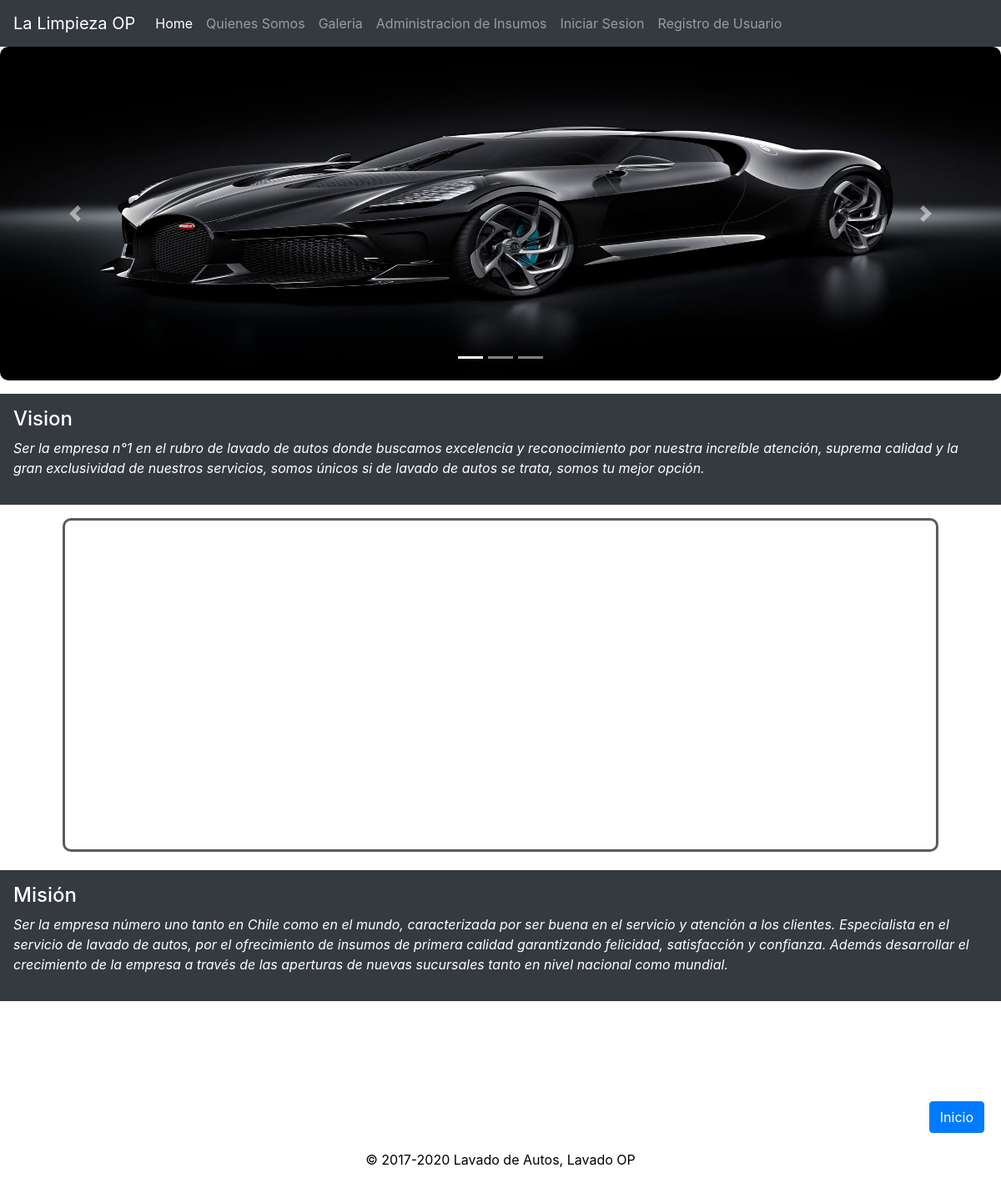
The app's page /Quienes_Somos/ with its own data.
### LavadoAutos/models.py (models this page shows, shortened)
class Slider(models.Model):
    cod = models.IntegerField(primary_key=True)
    imagen = models.ImageField(upload_to='Slider')

class Vision(models.Model):
    name        = models.CharField(max_length=20, primary_key=True)
    descripcion = models.TextField()

class Mision(models.Model):
    name        = models.CharField(max_length=20, primary_key=True)
    descripcion = models.TextField()

### LavadoAutos/views.py (the view)
# urls.py: path('Quienes_Somos/',quienesSomos,name='QUIEN'),
def quienesSomos(request):
    mision = Mision.objects.first()
    vision = Vision.objects.first()
    sliderFirst = Slider.objects.first()
    sliderLast  = Slider.objects.last()
    slider = Slider.objects.all()
    return render(request, 'core/Quienes_somos.html', {'slider':slider, 'first':sliderFirst, 'last':sliderLast, 'mision':mision, 'vision':vision})

### LavadoAutos/templates/core/Quienes_somos.html
{% extends "core/base.html" %}
{% load static %}
{% block container %}
<div class="container-fluido p-3 my-3 bg-dark text-white">
    <h4>Vision</h4>
    <p class="font-italic">{{vision.descripcion}}</p>
</div>
<div class="mapa">
    <iframe
        src="https://www.google.com/maps/embed?pb=!1m18!1m12!1m3!1d829.726338544256!2d-70.74029317082203!3d-33.71139788320399!2m3!1f0!2f0!3f0!3m2!1i1024!2i768!4f13.1!3m3!1m2!1s0x0%3A0x0!2zMzPCsDQyJzQxLjAiUyA3MMKwNDQnMjMuMSJX!5e0!3m2!1ses-419!2scl!4v1603228582301!5m2!1ses-419!2scl"
        width="89%" height="400" frameborder="0" style="border:solid rgb(94, 90, 90); border-radius: 10px;"
        allowfullscreen="" aria-hidden="false" tabindex="0"></iframe>
</div>
<div>
    <div class="container-fluido p-3 my-3 bg-dark text-white">
        <h4>Misión</h3>
            <p class="font-italic">{{mision.descripcion}}</p>
    </div>
</div>
{% endblock container %}

### LavadoAutos/templates/core/base.html (shortened to what this page needs)
<!DOCTYPE html>
<html lang="es">
{% load static %}
<head>
    <link rel="stylesheet" href="{% static 'css/estolo.css' %}">
    <link rel="stylesheet" href="https://cdn.jsdelivr.net/npm/bootstrap@4.5.3/dist/css/bootstrap.min.css"
>
</head>
<body>
    <nav class="navbar navbar-expand-lg navbar-dark bg-dark">
        <a class="navbar-brand" href="{% url 'INDEX' %}">La Limpieza OP</a>
        <div class="collapse navbar-collapse" id="navbarNav">
            <ul class="navbar-nav">
                <li class="nav-item active">
                    <a class="nav-link" href="{% url 'INDEX' %}">Home <span class="sr-only">(current)</span></a>
                </li>
                <li class="nav-item">
                    <a class="nav-link" href="{% url 'QUIEN' %}">Quienes Somos</a>
                </li>
                <li class="nav-item">
                    <a class="nav-link" href="{% url 'GALE' %}">Galeria</a>
                </li>
                <li class="nav-item">
                    <a class="nav-link" href="{% url 'ADMI' %}">Administracion de Insumos</a>
                </li>
                {% if user.is_authenticated %}
                <div class="form-inline mt-2 mt-md-0">
                    <li class="nav-item">
                        <a class="nav-link" href="{% url 'LOGOUT' %}">Cerrar Sesion</a>
                    </li>
                    <li class="nav-item">
                        <a class="nav-link" href="">Bienvenido {{user.first_name}} {{user.last_name}}</a>
                    </li>
                    {% else %}
                    <li class="nav-item">
                        <a class="nav-link" href="{% url 'LOGI' %}">Iniciar Sesion</a>
                    </li>
                    <li class="nav-item">
                        <a class="nav-link" href="{% url 'REGI' %}">Registro de Usuario</a>
                    </li>
                </div>
                {% endif %}
    </nav>
    <div id="carouselExampleIndicators" class="carousel slide" data-ride="carousel">
        <ol class="carousel-indicators">
            <li data-target="#carouselExampleIndicators" data-slide-to="0" class="active"></li>
            <li data-target="#carouselExampleIndicators" data-slide-to="1"></li>
            <li data-target="#carouselExampleIndicators" data-slide-to="2"></li>
        </ol>
        <div class="carousel-inner">
            <div class="carousel-item active">
                <img src="{{last.imagen.url}}" class="d-block w-100" alt="..." height="400"
                    style="border-radius: 10px;">
            </div>
        </div>
        <a class="carousel-control-prev" href="#carouselExampleIndicators" role="button" data-slide="prev">
            <span class="carousel-control-prev-icon" aria-hidden="true"></span>
        </a>
        <a class="carousel-control-next" href="#carouselExampleIndicators" role="button" data-slide="next">
            <span class="carousel-control-next-icon" aria-hidden="true"></span>
        </a>
    </div>
    {% block container %}
    {% endblock container %}
    <footer class="footer">
        <div style="text-align: right; margin: 20px;">
            <a href="{% url 'INDEX' %}" class="btn btn-primary">Inicio</a>
        </div>
        <p>&copy; 2017-2020 Lavado de Autos, Lavado OP</p>
    </footer>
</body>
</html>

### LavadoAutos/static/css/estolo.css (style rules this page uses)
.footer { margin-top: 7%; border: 5px rgb(168, 164, 164); left: 0; bottom: 0; height: 5%; width: 100%; background-color: none; color: black; text-align: center; float: left; }
.mapa { margin: 10px; text-align: center; margin-top: 10px; }
* { box-sizing: border-box; margin-top: 0; padding: 0; }
body { font-family: 'Kurale', serif; }

### records on screen
Slider: imagen (picture)
Vision: descripcion "Ser la empresa n°1 en el rubro de lavado de autos donde buscamos excelencia y reconocimiento por nuestra increíble atención, suprema calidad y la gran exclusividad de nuestros servicios, somos únicos si de lavado de autos se trata, somos tu mejor opción."
Mision: descripcion "Ser la empresa número uno tanto en Chile como en el mundo, caracterizada por ser buena en el servicio y atención a los clientes. Especialista en el servicio de lavado de autos, por el ofrecimiento de insumos de primera calidad garantizando felicidad, satisfacción y confianza. Además desarrollar el crecimiento de la empresa a través de las aperturas de nuevas sucursales tanto en nivel nacional como mundial."
